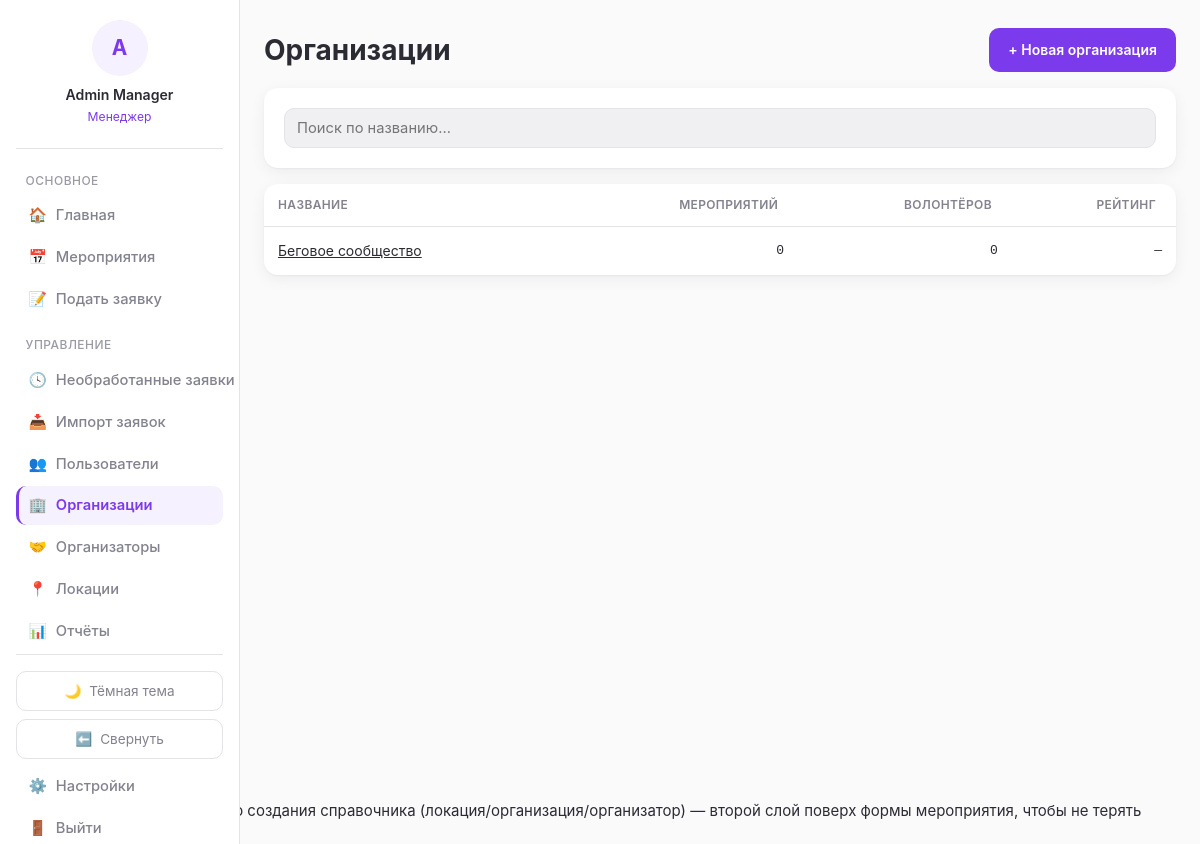
/organizations/ (signed in), run on an earlier commit of the app's database.
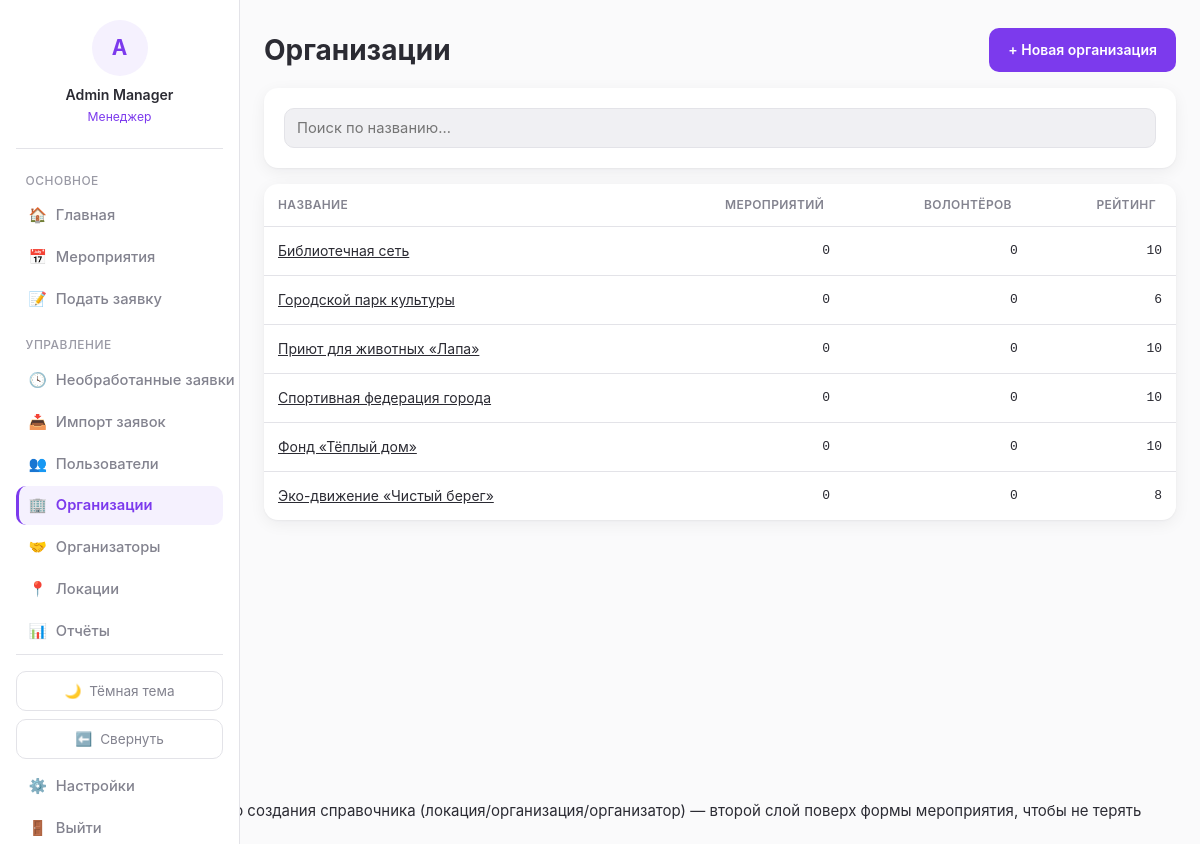
And on a later commit of the database.
### blog/models.py (models this page shows, shortened)
class Organization(models.Model):
    id = models.AutoField(primary_key=True)
    name = models.CharField(max_length=255)
    description = models.TextField(blank=True, null=True)
    created_at = models.DateTimeField(auto_now_add=True)
    events_count = models.IntegerField(default=0, validators=[MinValueValidator(0)])
    volunteers_count = models.IntegerField(default=0, validators=[MinValueValidator(0)])
    shifts_count = models.IntegerField(default=0, validators=[MinValueValidator(0)])
    internal_rating = models.SmallIntegerField(
        blank=True, null=True,
        validators=[MinValueValidator(0), MaxValueValidator(10)],
    )
    comment = models.TextField(blank=True, null=True)
    class Meta:
        db_table = 'organizations'
        verbose_name = 'Организация'
        verbose_name_plural = 'Организации'

### blog/views.py (the view)
# urls.py: path('organizations/', views.organizations_list, name='organizations_list'),
@manager_required
def organizations_list(request):
    organizations = Organization.objects.order_by('name')
    return render(request, 'blog/organizations_list.html', {'organizations': organizations})

### blog/context_processors.py (called while the page is built)
def role_flags(request):
    user = getattr(request, 'user', None)
    authenticated = bool(user and user.is_authenticated)
    return {
        'is_manager': is_manager(user) if authenticated else False,
        'is_team_leader': is_team_leader(user) if authenticated else False,
        'role_label': role_label(user) if authenticated else None,
    }

### blog/models.py (called while the page is built)
    @property
    def full_name(self):
        return f"{self.first_name or ''} {self.last_name or ''}".strip() or self.telegram_username or self.telegram_id

### blog/services/roles.py (called while the page is built)
def is_manager(user: User) -> bool:
    if not user or not user.is_authenticated:
        return False
    return user.manager_roles.filter(revoked_at__isnull=True).exists()

def is_team_leader(user: User) -> bool:
    if not user or not user.is_authenticated:
        return False
    return user.team_leader_roles.filter(revoked_at__isnull=True).exists()

def role_label(user: User) -> str:
    if is_manager(user):
        return 'Менеджер'
    if is_team_leader(user):
        return 'Тим-лидер'
    return 'Волонтёр'

### blog/templates/blog/organizations_list.html (shortened to what this page needs)
{% extends 'blog/base.html' %}
{% block content %}
<div class="page-header">
    <h1>Организации</h1>
    <a href="{% url 'organization_create' %}" class="btn" data-modal data-modal-title="Новая организация">+ Новая организация</a>
</div>
<div class="card">
    <input type="search" id="orgs-search" placeholder="Поиск по названию…" style="margin:0;">
</div>
<div class="card" style="padding:0; overflow:hidden;">
    <table class="responsive-table" data-sortable id="orgs-table">
        <thead><tr><th data-sort-key="name">Название</th><th data-sort-key="events" class="num">Мероприятий</th><th data-sort-key="volunteers" class="num">Волонтёров</th><th data-sort-key="rating" class="num">Рейтинг</th></tr></thead>
        <tbody>
        {% for org in organizations %}
            <tr data-href="{% url 'organization_detail' org.id %}" data-search="{{ org.name }}">
                <td data-label="Название" data-sort-value="{{ org.name }}"><a href="{% url 'organization_detail' org.id %}">{{ org.name }}</a></td>
                <td data-label="Мероприятий" class="num mono" data-sort-value="{{ org.events_count }}">{{ org.events_count }}</td>
                <td data-label="Волонтёров" class="num mono" data-sort-value="{{ org.volunteers_count }}">{{ org.volunteers_count }}</td>
                <td data-label="Рейтинг" class="num mono" data-sort-value="{{ org.internal_rating|default:0 }}">{{ org.internal_rating|default:"—" }}</td>
            </tr>
        {% empty %}
            <tr><td colspan="4">Организаций пока нет.</td></tr>
        {% endfor %}
        </tbody>
    </table>
</div>
{% endblock %}

What changed in the data, as far as the page shows it:
removed Organization: name "Беговое сообщество", events_count "0", volunteers_count "0", internal_rating "—"
added Organization: name "Библиотечная сеть", events_count "0", volunteers_count "0", internal_rating "10"
added Organization: name "Городской парк культуры", events_count "0", volunteers_count "0", internal_rating "6"
added Organization: name "Приют для животных «Лапа»", events_count "0", volunteers_count "0", internal_rating "10"
added Organization: name "Спортивная федерация города", events_count "0", volunteers_count "0", internal_rating "10"
added Organization: name "Фонд «Тёплый дом»", events_count "0", volunteers_count "0", internal_rating "10"
added Organization: name "Эко-движение «Чистый берег»", events_count "0", volunteers_count "0", internal_rating "8"
